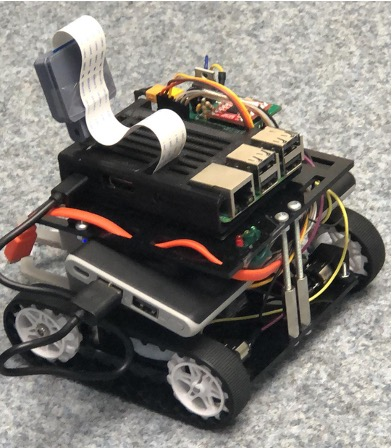
#> input picture rover.jpg, 392 x 448 px, given in place of the camera
$ python Navigation.py   (older library calls are emulated)
#> lines starting #> are read from the running program, lines starting #| are printed output that depends on the picture; after the words box and inside, x2 and y2 are one past the last pixel; in counts of white or black regions, pixels touching at a corner belong together
### Mobility.py
# -*- coding: utf-8 -*-
"""
Created on Wed Oct 13 17:46:27 2021

@author: nikis
"""

import RPi.GPIO as GPIO     # Import GPIO module
import time                 # Import time module

GPIO.setmode(GPIO.BCM)      # Set the GPIO pin naming convention to BCM

AIn1 = 24 # orange
AIn2 = 23 # red
BIn1 = 22 # black
BIn2 = 27 # grey

PWMA = 12 # green
PWMB = 13 # brown

# Set up GPIO pins as outputs
GPIO.setup(AIn1,GPIO.OUT) #AIn1
GPIO.setup(AIn2,GPIO.OUT) #AIn2
GPIO.setup(BIn1,GPIO.OUT) #BIn1
GPIO.setup(BIn2,GPIO.OUT) #BIn2
GPIO.setup(PWMA,GPIO.OUT) #PWMA
GPIO.setup(PWMB,GPIO.OUT) #PWMB
GPIO.output(AIn1, GPIO.LOW)
GPIO.output(AIn2, GPIO.LOW)
GPIO.output(BIn1, GPIO.LOW)
GPIO.output(BIn2, GPIO.LOW)
motorA=GPIO.PWM(PWMA,1000)
motorB=GPIO.PWM(PWMB,1000)
motorA.start(0)
motorB.start(0)

def speed(leftMotor, rightMotor):
    motorA.ChangeDutyCycle(abs(leftMotor))
    if leftMotor > 0:
        GPIO.output(AIn1,GPIO.LOW)  # Set GPIO pin to digital low (off)
        GPIO.output(AIn2,GPIO.HIGH) # Set GPIO pin to digital high (on)
    elif leftMotor < 0:
        GPIO.output(AIn1,GPIO.HIGH)
        GPIO.output(AIn2,GPIO.LOW)
    else:
        GPIO.output(AIn1,GPIO.LOW)
        GPIO.output(AIn2,GPIO.LOW)

    motorB.ChangeDutyCycle(abs(rightMotor))
    if rightMotor > 0:
        GPIO.output(BIn1,GPIO.LOW)
        GPIO.output(BIn2,GPIO.HIGH)
    elif rightMotor < 0:
        GPIO.output(BIn1,GPIO.HIGH)
        GPIO.output(BIn2,GPIO.LOW)
    else:
        GPIO.output(BIn1,GPIO.LOW)
        GPIO.output(BIn2,GPIO.LOW)


     # [11 lines of commented-out code are left out]


### Navigation.py
#from Vision import *
from Mobility import *
#from Collector import *
import RPi.GPIO as GPIO
import timeit
import numpy as np
import cv2 as cv
import time
import math


# global variables in SI units
FOV = 62.2
focal = 3.04E-3
rockw = 70E-3
obstaclew = 150E-3
sampled = 42.66E-3
landerheight = 70E-3
wallheight = 450E-3
frame_length = 320 # 1280
frame_width = 480 # 720

prevLoc = [0,0]
freq = 20
Interval = 1/freq
pixelwidth = 1.12E-6
pixelheight = 1.12E-6
lowVel = 10
requiredVel = [0,0]
constVal = 0.8
stateSwitch = False
collectionAmount = 0

state = 0
# state machine
# state 0: locate or relocate sample
# state 1: collect sample
# state 2: collect rock
# state 3: move to next sample/rock

motion_counter = 0
rotation_counter = 0

class sample_col():
    def __init__(self):
        self.pin = 14
        GPIO.setmode(GPIO.BCM)
        GPIO.setup(self.pin, GPIO.OUT)
        self.servo = GPIO.PWM(self.pin, 50)
        self.servo.start(0)

    def grab_sample(self):
        self.servo.ChangeDutyCycle(2 + 80/18);
        time.sleep(0.5)
        self.servo.ChangeDutyCycle(0);

    def release_sample(self):
        self.servo.ChangeDutyCycle(2 + 35/18);
        time.sleep(0.5)
        self.servo.ChangeDutyCycle(0);

    def close_claws(self):
        self.servo.ChangeDutyCycle(2 + 60/18);
        time.sleep(0.5)
        self.servo.ChangeDutyCycle(0);

    def lift_rock(self):
        self.servo.ChangeDutyCycle(2 + 120/18);
        time.sleep(0.5)
        self.servo.ChangeDutyCycle(0);

    def stop(self):
        self.servo.stop()
        GPIO.cleanup(self.pin)

sc = sample_col()

# input - used to calculate bearing (linear interpolation)
def mapping_linear(value, leftMin, leftMax, rightMin, rightMax):
    leftSpan = leftMax - leftMin
    rightSpan = rightMax - rightMin
    valueScaled = float(value - leftMin) / float(leftSpan)
    return rightMin + (valueScaled * rightSpan)

class Object_Detection:
    def find_samples(self, hsv_frame):
        # mask of green (36,0,0) ~ (70, 255,255)
        mask1 = cv.inRange(hsv_frame, (0, 91, 39), (10, 255, 255))
        mask2 = cv.inRange(hsv_frame, (175, 91, 39), (180, 255, 255))
        orange_mask = cv.bitwise_or(mask1, mask2)

        # kernal = np.ones((5, 5), np.uint8)
        # opening = cv.morphologyEx(orange_mask, cv.MORPH_OPEN, kernal)

        _, contours, _ = cv.findContours(orange_mask, cv.RETR_TREE, cv.CHAIN_APPROX_NONE)
        # contours, hierarchy = cv.findContours(orange_mask, cv.RETR_EXTERNAL, cv.CHAIN_APPROX_NONE) #parameters for how it works
        samples = []

        for cnt in contours:
            area = cv.contourArea(cnt)
            if area > 50:
                x, y, w, h = cv.boundingRect(cnt)  # get sample
                samples.append([x, y, w, h])
                cv.rectangle(frame, (x, y), (x + w, y + h), (0, 255, 0), 2)  # green bounding box
        return samples

    def find_obstacles(self, hsv_frame):
        # low_green = np.array([39, 71, 30])
        # high_green = np.array([66, 255, 100])

        green_mask = cv.inRange(hsv_frame, (39, 71, 30), (66, 255, 100))

        #kernal = np.ones((5, 5), np.uint8)
        #opening = cv.morphologyEx(orange_mask, cv.MORPH_OPEN, kernal)

        _, contours, _ = cv.findContours(green_mask, cv.RETR_TREE, cv.CHAIN_APPROX_NONE)
        # contours, hierarchy = cv.findContours(orange_mask, cv.RETR_EXTERNAL, cv.CHAIN_APPROX_NONE) #parameters for how it works
        obstacles = []

        for cnt in contours:
            area = cv.contourArea(cnt)
            if area > 50:
                x, y, w, h = cv.boundingRect(cnt)  # get sample
                obstacles = [x, y, w, h]
                cv.rectangle(frame, (x, y), (x + w, y + h), (0, 255, 0), 2) #green bounding box
        return obstacles

    def find_rocks(self, hsv_frame):
        low_green = np.array([100, 124, 35])
        high_green = np.array([106, 255, 230])
        blue_mask = cv.inRange(hsv_frame, low_green, high_green)
        #blue_mask = cv.inRange(hsv_frame, (79,64,19), (119, 255, 190))

        #kernal = np.ones((5, 5), np.uint8)
        #opening = cv.morphologyEx(orange_mask, cv.MORPH_OPEN, kernal)

        _, contours, _ = cv.findContours(blue_mask, cv.RETR_TREE, cv.CHAIN_APPROX_NONE)
        # contours, hierarchy = cv.findContours(orange_mask, cv.RETR_EXTERNAL, cv.CHAIN_APPROX_NONE) #parameters for how it works
        obstacles = []

        for cnt in contours:
            area = cv.contourArea(cnt)
            if area > 100:
                x, y, w, h = cv.boundingRect(cnt)  # get sample
                obstacles.append([x, y, w, h])
                cv.rectangle(frame, (x, y), (x + w, y + h), (0, 255, 0), 2) #green bounding box
        return obstacles

    def sample_range_bearing(self,data1): # x,y,w,h
        locsamples= []
        for data in data1:
            x = data[0]
            y = data[1]
            w = data[2]
            h = data[3]

            #return Z,heading
            #r = (w / 2 + h / 2)
            # r = (max(w) / 2 + max(h) / 2)
            Z = focal * sampled / (w * 1.12E-6) /5  # sampled*focal/x
            heading = mapping_linear(x + w / 2, 0, frame_width, -FOV / 2, FOV / 2)
            locsamples.append([Z,heading])
        return locsamples

    def obstacle_range_bearing(self,data2): # x,y,w,h
        locobstacles = []
        if (data2):
            x = data2[0]
            y = data2[1]
            w = data2[2]
            h = data2[3]

            #return Z,heading
            r = (w / 2 + h / 2)
            # r = (max(w) / 2 + max(h) / 2)
            Z = focal * obstaclew / (r * 1.12E-6)/5 # sampled*focal/x
            heading = mapping_linear(x + w / 2, 0, frame_width, -FOV / 2, FOV / 2)
            locobstacles = [Z,heading]
        return locobstacles

    def rock_range_bearing(self,data3): # x,y,w,h
        locrock = []
        for data in data3:
            x = data[0]
            y = data[1]
            w = data[2]
            h = data[3]

            #return Z,heading
            #r = (w / 2 + h / 2)
            # r = (max(w) / 2 + max(h) / 2)
            Z = focal * rockw / (h * 1.12E-6)/5 # sampled*focal/x
            heading = mapping_linear(x + w / 2, 0, frame_width, -FOV / 2, FOV / 2)
            locrock.append([Z,heading])
        return locrock

def generate_image(data1,var1,data2,var2,data3,var3,stringtype,frame):  #string type = sample, obstacle # frame = original capture data1,var1,
        # [4 lines of commented-out code are left out]
        for i in range(len(data1)):
            x = data1[i][0]
            y = data1[i][1]
            Z = var1[i][0]
            heading = var1[i][1]
            #frame = cv.putText(frame, f'{stringtype[0]}- Range:{Z:.5f} - Bearing:{heading:.1f}', (x, y), cv.FONT_HERSHEY_SIMPLEX, 0.8, (0, 0, 255), 1, cv.LINE_AA)
            frame = cv.putText(frame, "SAMPLE - Range:" + str(round(Z,5)) + " - Bearing:" + str(round(heading, 1)), (x, y), cv.FONT_HERSHEY_SIMPLEX, 0.8, (0, 0, 255), 1, cv.LINE_AA)

        if (data2):
            x = data2[0]
            y = data2[1]
            Z = var2[0]
            heading = var2[1]

            #if x is less than 0 x = 0 if x is greater than frame_width x

            frame = cv.putText(frame, "OBSTACLE - Range:" + str(round(Z,1)) + " - Bearing:" + str(round(heading, 1)), (x, y), cv.FONT_HERSHEY_SIMPLEX, 0.8, (0, 0, 255), 1, cv.LINE_AA)

        for i in range(len(data3)):
            x = data3[i][0]
            y = data3[i][1]
            Z = var3[i][0]
            heading = var3[i][1]

            # if x is less than 0 x = 0 if x is greater than frame_width x
            frame = cv.putText(frame, "ROCK - Range:" + str(round(Z, 1)) + " - Bearing:" + str(round(heading, 1)), (x, y), cv.FONT_HERSHEY_SIMPLEX, 0.8, (0, 0, 255), 1, cv.LINE_AA)

        return frame

if __name__ == '__main__':
    capture = cv.VideoCapture(0)
    #capture = cv.VideoCapture(0)
    capture.set(3, frame_width)
    capture.set(4, frame_length)

    obd = Object_Detection()
    while(True):
        ret, frame = capture.read()
#> frame is the input picture: shape (448, 392, 3); mean B, G, R 117.8, 123.1, 127.2
        #frame = cv.resize(frame,(frame_width,frame_length))
        height, width, _ = frame.shape
#> height = 448; width = 392


        now = time.time()  # start process time
        frame = cv.rotate(frame, cv.ROTATE_180)
        blurred_frame = cv.GaussianBlur(frame, (5, 5), 0)
        hsv_frame = cv.cvtColor(blurred_frame, cv.COLOR_BGR2HSV)
#> hsv_frame: shape (448, 392, 3); mean H, S, V 43.5, 26.2, 128.2
        data1 = obd.find_samples(hsv_frame)
#> in find_samples, `mask1 = cv.inRange(hsv_frame, (0, 91, 39), (10, 255, 255))`:
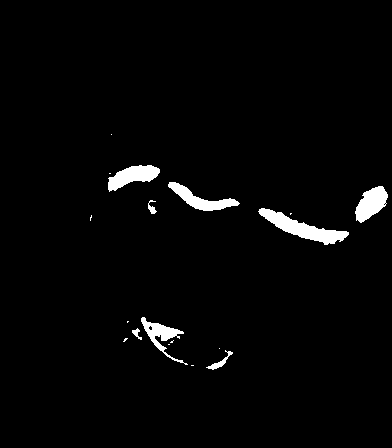
#> mask1: shape (448, 392); 2.4% white; 18 white regions (10 under 20 px), largest, box (x1, y1, x2, y2) and area: (258, 208, 349, 245) 1158, (108, 165, 160, 192) 758, (355, 186, 388, 223) 733
#> in find_samples, `mask2 = cv.inRange(hsv_frame, (175, 91, 39), (180, 255, 255))`: mask2: shape (448, 392); 0.11% white in thin lines or dots, all inside (x1, y1, x2, y2) = (73, 168, 386, 337)
#> in find_samples, `orange_mask = cv.bitwise_or(mask1, mask2)`:
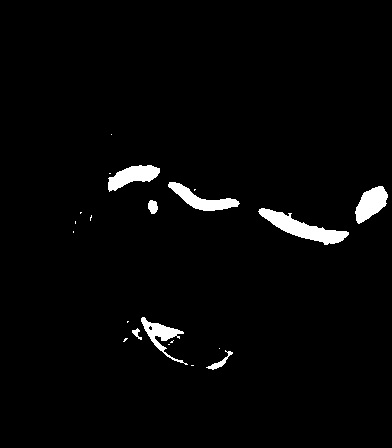
#> orange_mask: shape (448, 392); 2.5% white; 21 white regions (13 under 20 px)
#> in find_samples, `_, contours, _ = cv.findContours(orange_mask, cv.RETR_TREE, cv.CHAIN_A..`: contours = 22 contours, 14 with area under 20; largest, box (x1, y1, x2, y2) and area: (258, 208, 349, 245) 1121, (168, 182, 240, 211) 706, (355, 186, 388, 224) 702, (108, 165, 160, 192) 698, (141, 317, 188, 365) 522, (206, 350, 233, 370) 94, (148, 200, 158, 214) 90, (132, 328, 142, 340) 34
#> the loop in find_samples, `for cnt in contours:` made 22 passes
#> (area, x, y, w, h) on passes 2, 9, 15, 16, 18, 19, 21: (93.5, 206, 350, 27, 20), (522, 141, 317, 47, 48), (1121, 258, 208, 91, 37), (89.5, 148, 200, 10, 14), (701.5, 355, 186, 33, 38), (706, 168, 182, 72, 29), (698, 108, 165, 52, 27)
#> area on pass 7: 34.5
#> after the loop in find_samples, `for cnt in contours:`:
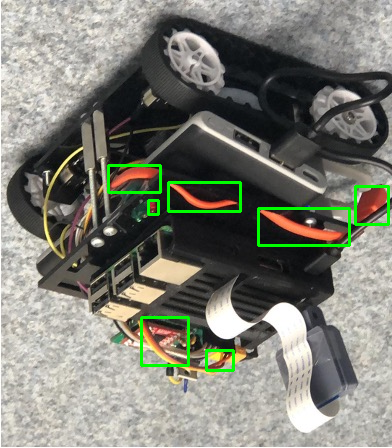
#> frame: shape (448, 392, 3); mean B, G, R 116.5, 126.4, 125.6
#> after the loop in find_samples, `for cnt in contours:`: samples = [[206, 350, 27, 20], [141, 317, 47, 48], [258, 208, 91, 37], [148, 200, 10, 14], [355, 186, 33, 38], [168, 182, 72, 29], [108, 165, 52, 27]]
#> data1 has the same summary as samples in find_samples
        data2 = obd.find_obstacles(hsv_frame)
#> in find_obstacles, `green_mask = cv.inRange(hsv_frame, (39, 71, 30), (66, 255, 100))`:
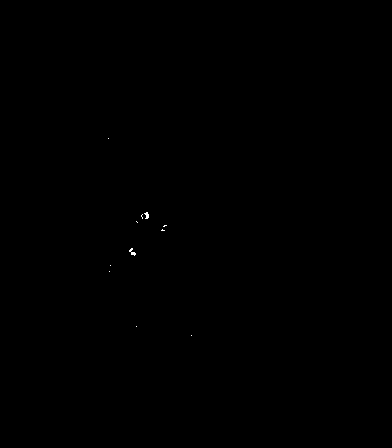
#> green_mask: shape (448, 392); 0.04% white in thin lines or dots, all inside (x1, y1, x2, y2) = (108, 138, 192, 336)
#> in find_obstacles, `_, contours, _ = cv.findContours(green_mask, cv.RETR_TREE, cv.CHAIN_AP..`: contours = 11 contours, all with area under 20
#> the loop in find_obstacles, `for cnt in contours:` made 11 passes
#> (cnt, area) on passes 1, 2, 3, 4, 8, 11: ([[191, 335]], 0), ([[136, 326]], 0), ([[109, 271]], 0), ([[110, 265]], 0), ([[136, 221], [137, 222]], 0), ([[108, 138]], 0)
#> area on passes 5, 6, 7, 9, 10: 13.5, 1, 1, 0, 13
#> data2 = []
        data3 = obd.find_rocks(hsv_frame)
#> in find_rocks, `blue_mask = cv.inRange(hsv_frame, low_green, high_green)`: blue_mask: shape (448, 392); every value is 0
#> data3 = []

        sampleRB = obd.sample_range_bearing(data1)
#> the loop in sample_range_bearing, `for data in data1:` made 7 passes
#> (x, y, w, h, Z, valueScaled in mapping_linear, heading) on passes 1 to 7: (206, 350, 27, 20, 0.858, 0.457, -2.66), (141, 317, 47, 48, 0.493, 0.343, -9.78), (258, 208, 91, 37, 0.254, 0.632, 8.23), (148, 200, 10, 14, 2.32, 0.319, -11.27), (355, 186, 33, 38, 0.702, 0.774, 17.04), (168, 182, 72, 29, 0.322, 0.425, -4.66), (108, 165, 52, 27, 0.445, 0.279, -13.74)
#> after the loop in sample_range_bearing, `for data in data1:`: locsamples = [[0.858, -2.66], [0.493, -9.78], [0.254, 8.23], [2.32, -11.27], [0.702, 17.04], [0.322, -4.66], [0.445, -13.74]]
#> sampleRB has the same summary as locsamples in sample_range_bearing
        obstacleRB = obd.obstacle_range_bearing(data2)
#> obstacleRB = []
        rockRB = obd.rock_range_bearing(data3)
#> rockRB = []

        stringtype = ["sample","obstacle","rock","wall","lander"]
        disp_image = generate_image(data1,sampleRB,data2, obstacleRB, data3,rockRB, stringtype, frame)
#> the loop in generate_image, `for i in range(len(data1)):` made 7 passes
#> (x, y, Z, heading) on passes 1 to 7: (206, 350, 0.858, -2.66), (141, 317, 0.493, -9.78), (258, 208, 0.254, 8.23), (148, 200, 2.32, -11.27), (355, 186, 0.702, 17.04), (168, 182, 0.322, -4.66), (108, 165, 0.445, -13.74)
#> pass 1, in generate_image, `frame = cv.putText(frame, "SAMPLE - Range:" + str(round(Z,5)) + " - Be..`:
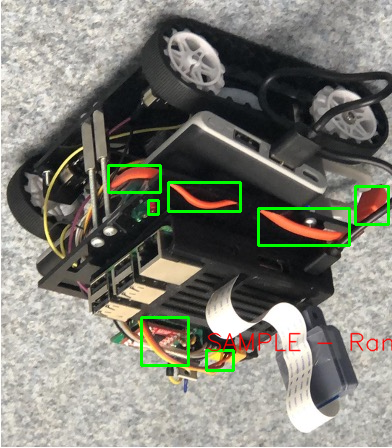
#> frame: shape (448, 392, 3); 0.65% of pixels changed, all inside (x1, y1, x2, y2) = (207, 332, 392, 352)
#> pass 3, in generate_image, `frame = cv.putText(frame, "SAMPLE - Range:" + str(round(Z,5)) + " - Be..`:
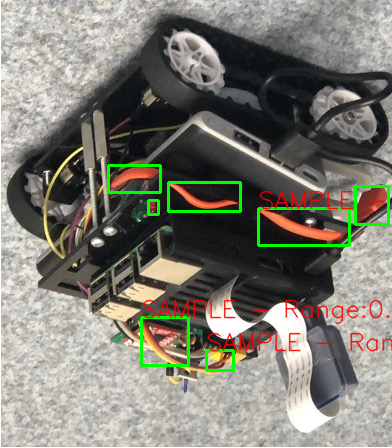
#> frame: shape (448, 392, 3); mean B, G, R 115.4, 125.2, 126.8
#> after the loop in generate_image, `for i in range(len(data1)):`:
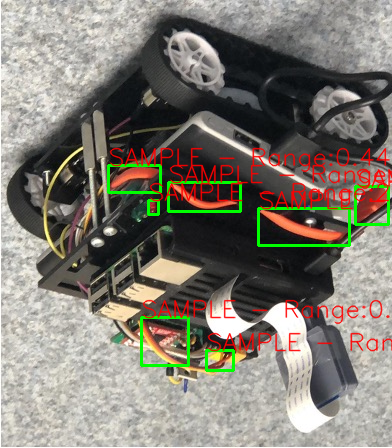
#> frame: shape (448, 392, 3); 2.81% of pixels changed, all inside (x1, y1, x2, y2) = (109, 147, 392, 208)


        cv.imshow('All', frame)
        if cv.waitKey(20) == ord('d'):  # if d is pressed stop video
#> (key Esc is pressed here)
            break
        elapsed = time.time() - now  # calculate how long it took

        # initialising range and bearing variables
        avoidDist = [0,0]
        avoidAng = [0,0]
        collectDist = [0,0]
        collectAng = [0,0]

        # check to see if the samples are within the camera's FOV
        if sampleRB != []:
            collectDist[0] = sampleRB[0][0]
            collectAng[0] = sampleRB[0][1]

        # check to see if the obstacles are within the camera's FOV
        if obstacleRB != []:
            avoidDist[1] = obstacleRB[0]
            avoidAng[1] = obstacleRB[1]

        # check to see if the rocks are within the camera's FOV
        if rockRB != []:
            collectDist[1] = rockRB[0][0]
            collectAng[1] = rockRB[0][1]

        #print("Sample: "+ str(collectDist[0]) + " Rock: " + str(collectDist[1]) + " Obstacle: " + str(avoidDist[1]))


        """
        # check to see if lander is within the camera's FOV
        if landerRB != None:
            for Object in landerRB:
                avoidDist[0] = Object[0]
                avoidAng[0] = Object[1]

        # sample collected conditions
        # reset collection distance

        if roverBotSim.CollectSample() == True:
            collectDist = [0,0]
            print("sample 1 collected")

            # if roverBotSim.SampleCollected():
                # return to lander

        """
        # rover locating sample
        # if previous distance lower than 0.1 and previous state = state 1
        # then go straight for a fixed amount of time

        if collectDist[0] == 0 and collectDist[1] == 0:
            state = 0
            # move to next sample
            #if rotation_counter > 80:
            #    state = 3

        #
        if collectDist[0] != 0:
            #state = 1
            stateSwitch = True

        if collectDist[1] != 0:
            state = 2

        #Rotate on the spot to find samples
        if state == 0:
            print("state 0 - locate or re-locate sample")
            print("LED red")
            speed(0, -30)
            time.sleep(0.1)
            speed(30, 0)
            rotation_counter += 1

        #Go towards sample and pick it up
        if state == 1:
            print("state 1 - collect sample" + str(collectDist[0]))
            print("LED yellow")
            rotation_counter = 0

            #Move towards sample using vision data if range is greater than 0.24
            if collectDist[0] > 0.24:
                speed(lowVel - constVal*(collectAng[0]),lowVel + constVal*(collectAng[0]))
                timer = time.time()
            else:
                #After it is in close range, for 0.5 seconds go at 60,50 speed
                print(time.time() - timer)
                if time.time() - timer < 0.5:
                    speed(60,50)
                    sc.release_sample()

                else:
                    #After 0.5 seconds, try grab the sample with the claw
                    collectionAmount += 1
                    sc.close_claws()
                    time.sleep(0.2)
                    sc.grab_sample()
                    time.sleep(0.2)
                    sc.lift_rock()
                    time.sleep(3)
                    sc.release_sample()
                    time.sleep(3)
                    state = 0


        # state 2: collect rock
        if state == 2:

            #print("state 2 - collect rock" + str(collectDist[1]))

            #Move towards rock using vision data if range is greater than 0.3
            if collectDist[1] > 0.3:
                speed(lowVel - constVal*(collectAng[1]),lowVel + constVal*(collectAng[1]))
                timer = time.time()
            else:

                #After it is in close range, for 2.8 seconds go at 25,15 speed
                print(time.time() - timer)
                sc.release_sample()
                if time.time() - timer < 2.8:
                    speed(25,15)
                else:
                    #After 2.8 seconds, try lift the rock with the claw
                    sc.lift_rock()
                    time.sleep(0.2)
                    sc.grab_sample()
                    time.sleep(0.2)
                state = 0

        # state 3: move to next sample
        if state == 3:

            print("state 3 - move to next sample" + str(motion_counter))
            print("LED green")
            if avoidDist[0] == 0 and avoidDist[1] == 0:
                requiredVel = [lowVel,0]

                motion_counter += 1
                if motion_counter > 30:
                    collectDist = [0,0]
                    rotation_counter = 0
                    motion_counter = 0

            else:
                requiredVel[0] = -30
                requiredVel[1] = 30


    capture.release()
    cv.destroyAllWindows()
    sc.stop()
    cv.waitKey(0)
